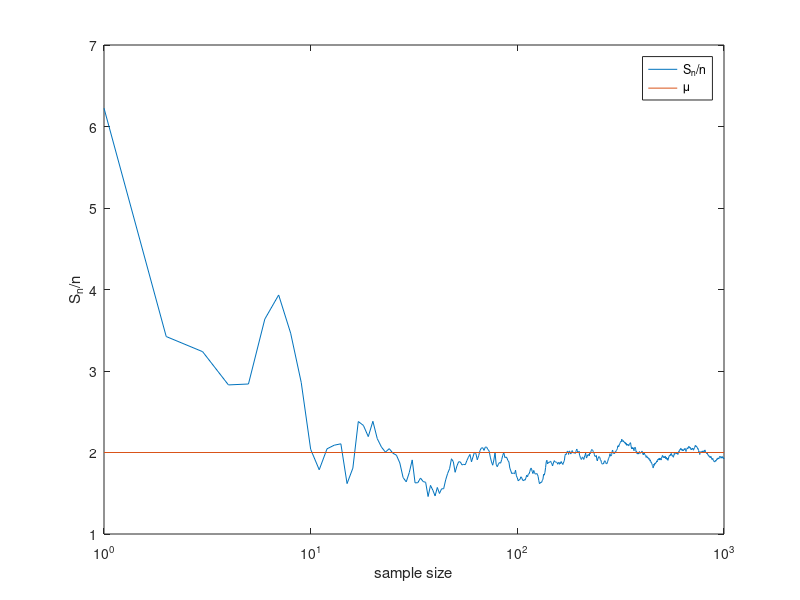

Reproduce this figure in MATLAB. (Note: this script raises an error after producing the figure.)
sample_size = 1e3;
samples_number = 1e4;
mu = 2;
sigma = 4;
X = random('Normal', mu, sigma, [samples_number, sample_size]);
Sn = cumsum(X, 2);
nVec = 1:sample_size;
zb4Vec = Sn(1,:) ./ nVec;
plot(nVec, zb4Vec);
hold on;
plot([1, sample_size], [mu, mu]);
set(gca,'Xscale','log');
xlabel('sample size');
ylabel('S_n/n');
legend('S_n/n', '\mu');

figure;
EmpericalVec = ((Sn ./ nVec - mu) .* (nVec .^ 0.5));
histogram(EmpericalVec(:,end), 'Normalization', 'pdf');
hold on;
xVec = linspace(-3 * sigma, 3 * sigma, 100);
yVec = normpdf(xVec, 0, sigma);
plot(xVec, yVec, 'Color', [0.9, .2, .2], 'LineWidth', 1.3);
xlabel('x');
ylabel('probability');
legend('(S_n/n - \mu) n^{(1/2)}', 'Normal PDF');
